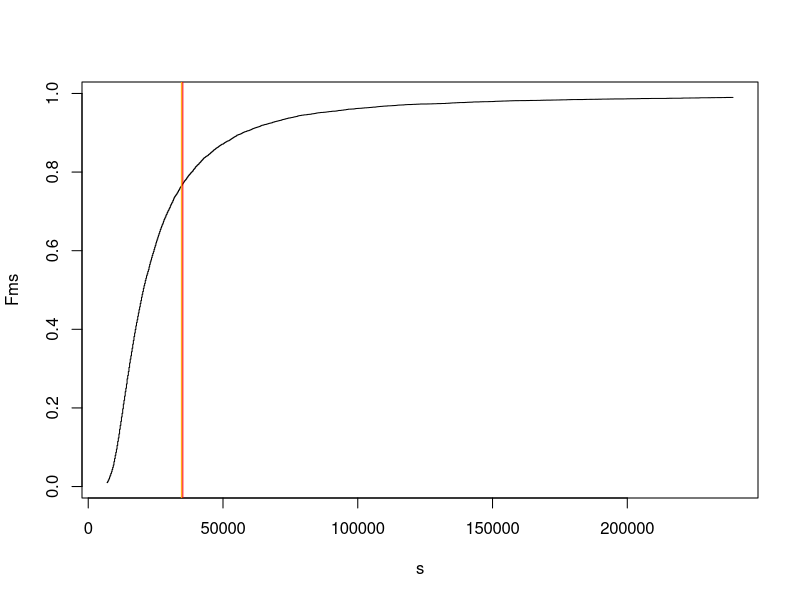
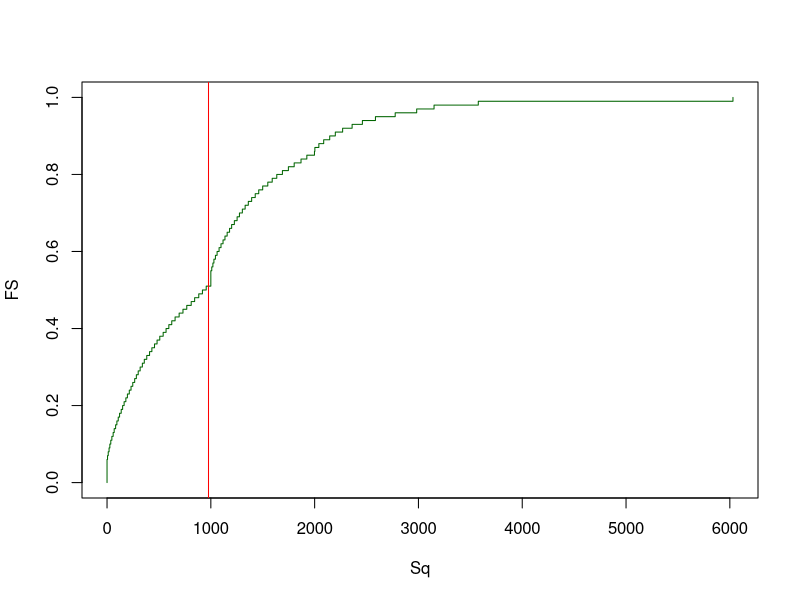
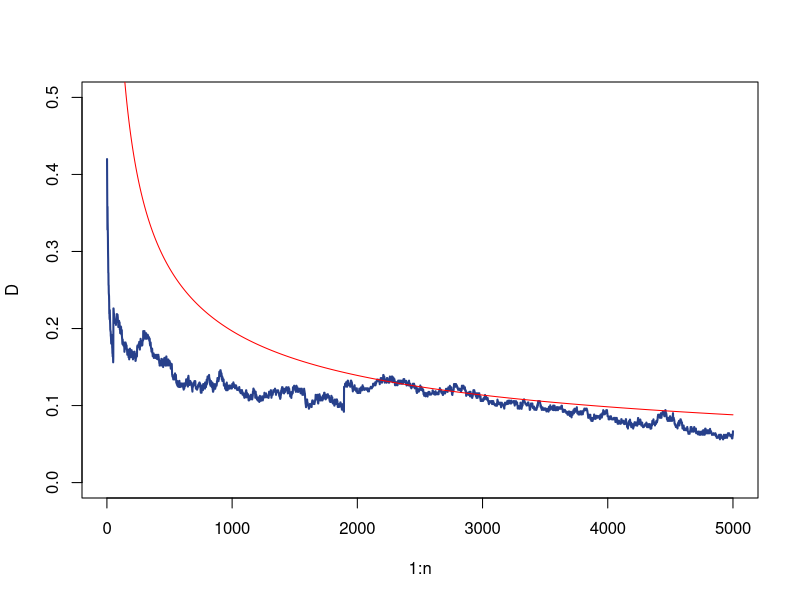
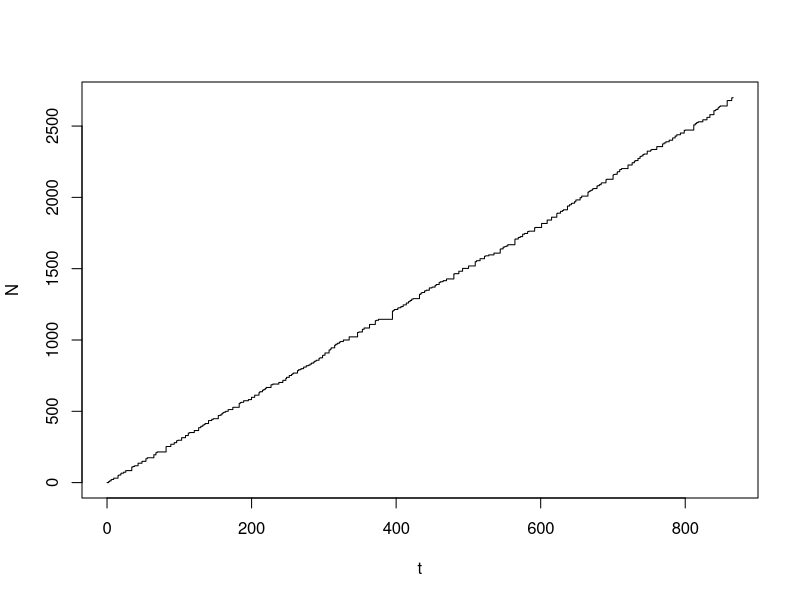
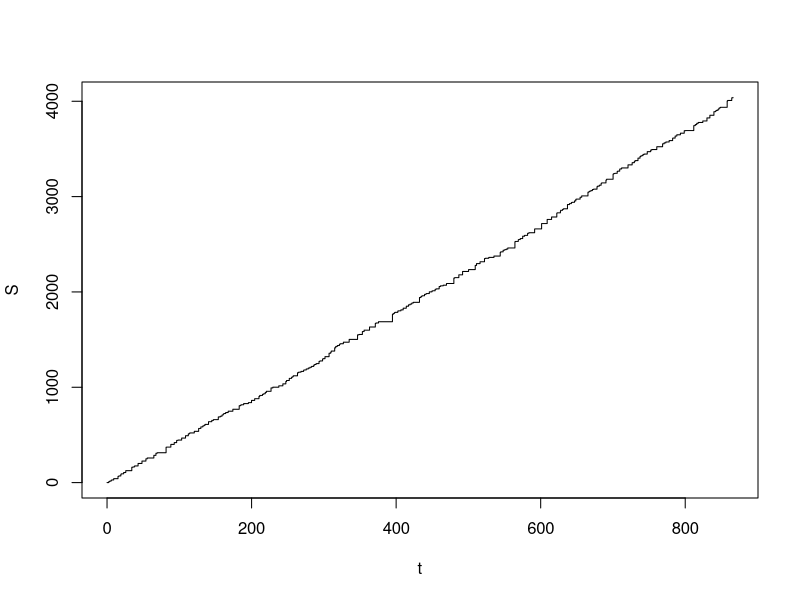

The R script that drew these images, in order:
## ---- chunk 1
# 1. número de distribuciones
n <- 200
# parámetros para las n distribuciones
mu <- seq( 1, 2, length.out = n )
sigma <- seq( 2, 3, length.out = n )

# 2. número de simulaciones
m <- 1e4 

# 3. simulación de severidades
X <- lapply( 1:m, FUN = function( i ) sapply( 1:n, FUN = function( j ) rlnorm( 1, meanlog = mu[ j ], sdlog = sigma[ j ] ) ) )

# 4. simulación de severidad total
S <- sapply( X, FUN = function( x ) sum( x ) )
## ---- chunk 2
# estimación distribución acumulada empírica de S
Fm <- ecdf( S )

# esperanza empírica
EeS <- mean( S )

# esperanza teórica
ES <- sum( sapply( 1:n, FUN = function( i ) exp( mu[i] + 0.5 * sigma[i]^2 ) ) )

s <- seq( quantile( S, probs = 0.01 ), quantile( S, probs = 0.99 ), length.out = 1e3 )
Fms <- sapply( s, FUN = Fm )

plot( s, Fms, type = 's' )
abline( v = EeS, col = 'red' )
abline( v = ES, col = 'orange' )
## ---- chunk 3
N <- 1e5
s <- seq( min( S ), max( S ), length.out = N )
EmS <- sum( s[-N] * diff( sapply( s, FUN = Fm ) ) )
## ---- chunk 4
# 1. selección de simulaciones
m <- 1e4

# 2. especificación de los parámetros para las distribuciones
u <- 5
s <- 2
l <- 3

# 3. simulación del conteo de siniestros
N <- rpois( n = m, lambda = l )

# 4. simulación de la severidad de los reclamos
X <- lapply( N, FUN = function( n ) rlnorm( n, meanlog = u, sdlog = s ) )

# 5. reclamo total, agregación por cada simulación
S <- sapply( X, FUN = function( x ) sum( x, na.rm = TRUE ) )
## ---- chunk 5
m <- 1e4
n <- 1000
p <- 0.2
mu <- 5
sigma <- 2
B <- lapply( 1:m, FUN = function( i ) rbinom( n, size = 1, prob = p ) )
X <- lapply( 1:m, FUN = function( i ) rlnorm( n, meanlog = mu, sdlog = sigma ) )
S <- sapply( 1:m, FUN = function( i ) sum( B[[ i ]] * X[[ i ]], na.rm = TRUE ) )

EeS <- mean( S )
ES <- n * p * exp( mu + 0.5 * sigma^2 )
## ---- chunk 6
# 1. selección de simulaciones
m <- 1e4

# 2. especificación de los parámetros para las distribuciones
u <- 5
s <- 2
l <- 3

# 3. se especifica la función deducible
D <- function( x, d, M ) {
  return( min( max( x - d, 0 ), M ) )
}

# 4. simulación del conteo de siniestros
N <- rpois( n = m, lambda = l )

# 5. simulación de la severidad de los reclamos
X <- lapply( N, FUN = function( n ) rlnorm( n, meanlog = u, sdlog = s ) )

# 6. se aplica el deducible a los reclamos
DX <- lapply( X, FUN = function( x ) sapply( x, FUN = function( y ) D( y, 10, 1000 ) ) )

# 7. reclamo total, agregación por cada simulación
S <- sapply( DX, FUN = function( x ) ifelse( length( x ) == 0, 0, sum( x, na.rm = TRUE ) ) )
## ---- chunk 7
FS <- seq( 0, 1, 0.01 )
Sq <- quantile( S, probs = FS )
ES <- mean( S )
plot( Sq, FS, type = 's', col = 'darkgreen' )
abline( v = ES, col = 'red' )
## ---- chunk 8
m <- 500
n <- 5000
u <- 4
s <- 2
X <- lapply( 1:m, FUN = function( j ) rlnorm( n, meanlog = u, sdlog = s ) )
EX <- exp( u + 0.5 * s^2 )
SDX <- sqrt( ( exp( s^2 ) - 1 ) * exp( 2 * u + s^2 ) )
S <- lapply( X, FUN = function( x ) cumsum( x ) )
ES <- sapply( 1:n, FUN = function( i ) mean( sapply( 1:m, FUN = function( j ) S[[ j ]][ i ] ) ) )
VS <- sapply( 1:n, FUN = function( i ) var( sapply( 1:m, FUN = function( j ) S[[ j ]][ i ] ) ) )
NS <- lapply( S, FUN = function( s ) ( s - ES ) / sqrt( abs( VS ) ) )
z <- seq( -4, 4, length.out = 100 )
FSn <- lapply( 1:n, FUN = function( i ) ecdf( sapply( 1:m, FUN = function( j ) NS[[ j ]][ i ] ) )( z ) )
D <- sapply( FSn, FUN = function( Fn ) max( abs( Fn - pnorm( z ) ) ) )

C <- 0.015
# C <- 1 / sqrt( 2 * pi )
rho <- exp( 3 * u + 3^2 * s^2 / 2 )
Bn <- C * rho / ( SDX^3 * sqrt( 1:n ) )

plot( 1:n, D, pch = 16, cex = 0.5, type = 'l', lwd = 2, lty = 1, ylim = c( 0, 0.5 ), col = 'royalblue4' )
points( 1:n, Bn, type = 'l', lty = 1, col = 'red' )
## ---- chunk 9
l <- 3
n <- 300
dt <- rexp( n = n, rate = 1 / l )
t <- c( 0, cumsum( dt ) )
dN <- sapply( dt, FUN = function( w ) rpois( 1, lambda = l * w ) )
N <- c( 0, cumsum( dN ) )
sh <- 3
rt <- 2
X <- lapply( dN, FUN = function( n ) rgamma( n, shape = sh, rate = rt ) )
dS <- sapply( X, FUN = function( x ) sum( x ) )
S <- c( 0, cumsum( dS ) )
plot( t, N, type = 's' )
plot( t, S, type = 's' )
